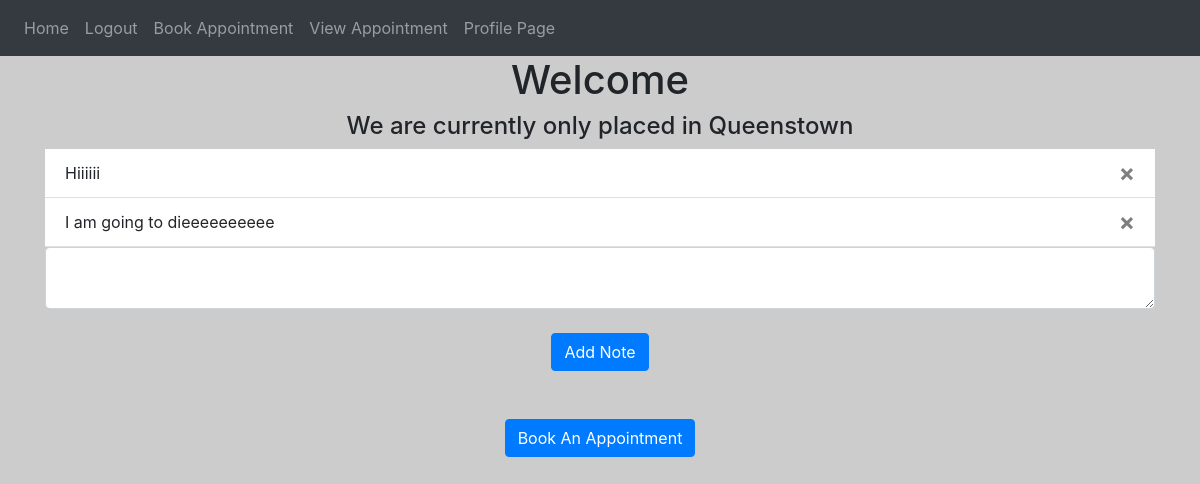
Page / (signed in) on the earlier database version.
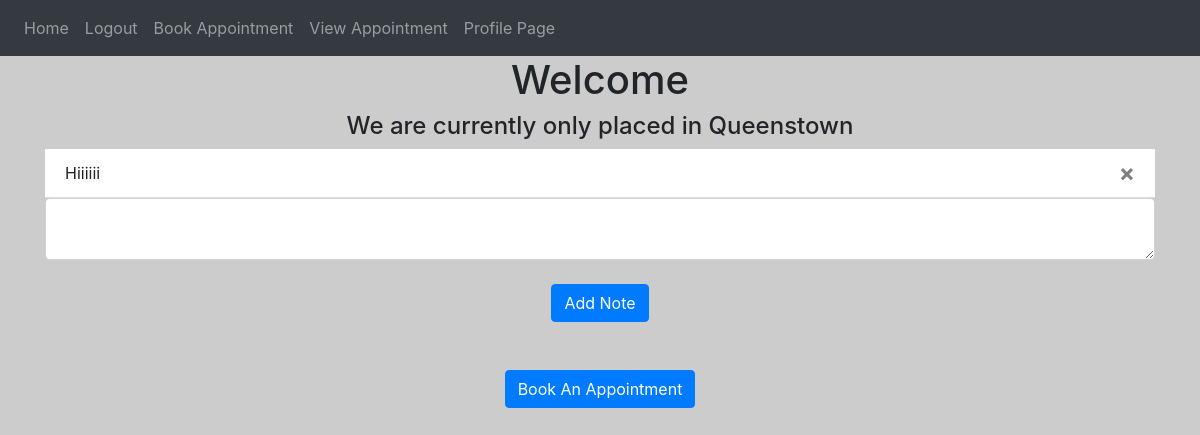
Same page on the later database version.
### website/models.py (models this page shows)
class Note(db.Model):
    id = db.Column(db.Integer, primary_key=True)
    data = db.Column(db.String(10000))
    date = db.Column(db.DateTime(timezone=True), default=func.now())
    user_id = db.Column(db.Integer, db.ForeignKey('user.id'))

### website/views.py (the view, shortened to what this page needs)
@views.route('/', methods=['GET','POST'])
@login_required
def home():
    return render_template("home.html", user=current_user)

### website/__init__.py (called while the page is built)
def create_app():
    app = Flask(__name__)
    app.config['SECRET_KEY'] = 'jdjdjjrfjjfdjf'
    app.config['SQLALCHEMY_DATABASE_URI'] = f'sqlite:///{DB_NAME}'
    db.init_app(app)
    from .views import views
    from .auth import auth
    app.register_blueprint(views,url_prefix="/")
    app.register_blueprint(auth,url_prefix="/")
    from .models import User, Note , Book
    create_database(app)
    login_manager = LoginManager()
    login_manager.login_view = 'auth.login'
    login_manager.init_app(app)
    @login_manager.user_loader
    def load_user(id):
        return User.query.get(int(id))
    return app

### website/templates/home.html
{% extends "base.html" %} {% block title %}Home{% endblock %} {% block content%}
<h1 align="center">Welcome</h1>
<h4 align="center">We are currently only placed in Queenstown</h4>
<ul class="list-group list-group-flush" id="notes">
	{% for note in user.notes %}
	<li class="list-group-item">
		{{ note.data}}
		<button type="button" class="close" onClick="deleteNote({{ note.id }})">
			<span aria-hidden="true">&times;</span>
		</button>
	</li>
	{%endfor%}
</ul>
<form method="POST">
	<textarea name="note" id="note" class="form-control"></textarea>
	<br />
	<div align="center">
		<button type="submit" class="btn btn-primary">Add Note</button>
	</div>
</form>
<br />
<br />
<div align="center">
	<button type="submit" class="btn btn-primary">Book An Appointment</button>
</div>
{% endblock%}

### website/templates/base.html (shortened to what this page needs)
<!DOCTYPE html>
<html>
	<head>
		<link
			rel="stylesheet"
			href="https://stackpath.bootstrapcdn.com/bootstrap/4.4.1/css/bootstrap.min.css"
		/>
		<link
			rel="stylesheet"
			href="https://stackpath.bootstrapcdn.com/font-awesome/4.7.0/css/font-awesome.min.css"
		/>
		<link
			rel="stylesheet"
			href="https://cdn.jsdelivr.net/npm/flatpickr/dist/flatpickr.min.css"
		/>
	</head>
	<body>
		<nav class="navbar navbar-expand-lg navbar-dark bg-dark">
			<div class="collapse navbar-collapse" id="navbar">
				<div class="navbar-nav">
					{% if user.is_authenticated %}
					<a class="nav-item nav-link" id="home" href="/">Home</a>
					<a class="nav-item nav-link" id="logout" href="/logout">Logout</a>
					<a class="nav-item nav-link" id="book" href="/book"
						>Book Appointment</a
					>
					<a class="nav-item nav-link" id="book" href="/viewapp"
						>View Appointment</a
					>
					<a class="nav-item nav-link" id="prof" href="/prof" align="right"
						>Profile Page</a
					>
					{% else %}
					<a class="nav-item nav-link" id="login" href="/login">Login</a>
					<a class="nav-item nav-link" id="signUp" href="/sign-up">Sign Up</a>
					{% endif %}
				</div>
			</div>
		</nav>
		<div class="container">{% block content%} {% endblock%}</div>
	</body>
</html>

### website/templates/base.html (style rules this page uses)
body { background-image: url("bg.jpg"); background-color: #cccccc; }

Differences in the rows shown:
no longer on this page (row edited): Note: data "I am going to dieeeeeeeeee"
